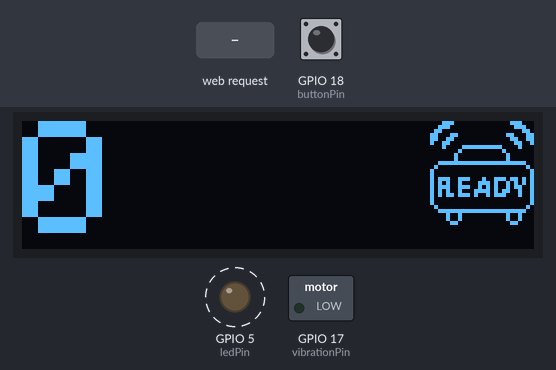
Recording of a sketch running on a simulated ESP32. On the bench: 128×32 one-colour display, switched loads named in the sketch (green lamp = pin HIGH), output pins drawn as LEDs (lit = HIGH). Dashed ring = blinking. The inputs (shaded band) are chosen by the test bench; at power-on: GPIO 18 (buttonPin) HIGH. WiFi joins after 1.5 s; servers stay silent unless stated; EEPROM starts erased; what the sketch prints to the serial monitor is not drawn.

Above: at 2.7 s.
2.8 s: HTTP request GET /alarm-stop received
At 3.47 s:
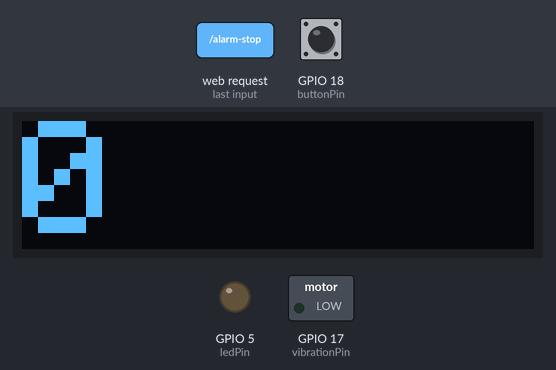
6.1 s: GPIO 18 (buttonPin) pulled LOW for 1 s
7.7 s: GPIO 18 (buttonPin) pulled LOW for 3.2 s
At 12.63 s:
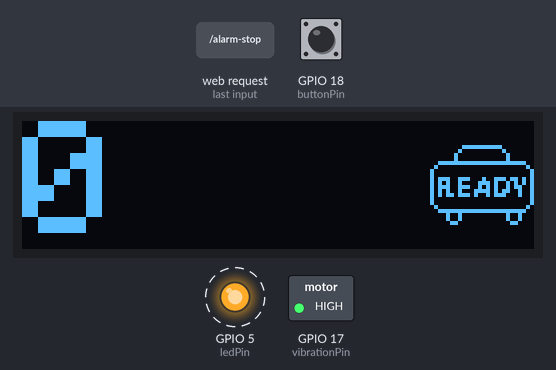
Timing chart, 0 to 15.5 s (numbered marks = the images above; inputs shaded):
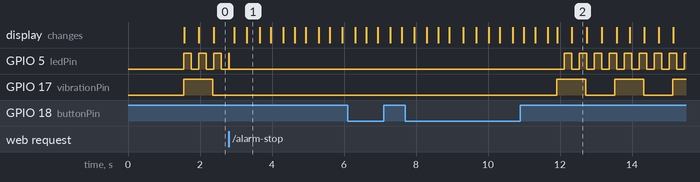

Measured:
- after the input at 2.8 s, GPIO 17 (vibrationPin): stops changing and stays LOW; the display: first changes after 0.15 s (image 1 shows a later state)
- what the display in image 2 shows lasts 0.4 s, from 12.3 s to 12.7 s

The sketch:

CustomerPagerClient.ino
```cpp
// (licence header left out)
#include <EasyButton.h>
#include <SPI.h>
#include <Wire.h>
#include <Adafruit_GFX.h>
#include <Adafruit_SSD1306.h>
#include <WiFiManager.h>
#include <Preferences.h>

// Generell
bool pagerActive = false;
unsigned long currentTime = 0;

// Number
int pagerNumber;
unsigned long currentIdleMoveTime = 0;
unsigned int idleMoveTime = 4000;

// Display
#define SCREEN_WIDTH 128
#define SCREEN_HEIGHT 32
#define OLED_RESET     -1
#define SCREEN_ADDRESS 0x3C
Adafruit_SSD1306 display(SCREEN_WIDTH, SCREEN_HEIGHT, &Wire, OLED_RESET);

// Alarm-Icon
const int alarmIconSwitchTime = 400;
int currentAlarmIconFrame = 0;
unsigned long lastAlarmIconTime = 0;

// Bitmaps converted by http://javl.github.io/image2cpp/
// 'AlarmOn_26x26'
const unsigned char epd_bitmap_AlarmOn_26x26 [] PROGMEM = {
	0x1c, 0x00, 0x0e, 0x00, 0x38, 0x00, 0x07, 0x00, 0x60, 0x00, 0x01, 0x80, 0xc6, 0x00, 0x18, 0xc0,
	0xcc, 0x00, 0x0c, 0xc0, 0x98, 0x00, 0x06, 0x40, 0x10, 0xff, 0xc2, 0x00, 0x01, 0x00, 0x20, 0x00,
	0x02, 0x00, 0x10, 0x00, 0x02, 0x00, 0x10, 0x00, 0x3f, 0xff, 0xff, 0x00, 0x40, 0x00, 0x00, 0x80,
	0x80, 0x00, 0x00, 0x40, 0x80, 0x00, 0x00, 0x40, 0xb9, 0xc4, 0xed, 0x40, 0xa9, 0x0e, 0x95, 0x40,
	0xb9, 0xca, 0x96, 0x40, 0xa9, 0x1e, 0xb2, 0x40, 0xad, 0xd2, 0xe2, 0x40, 0x80, 0x00, 0x00, 0x40,
	0x80, 0x00, 0x00, 0x40, 0x40, 0x00, 0x00, 0x80, 0x3f, 0xff, 0xff, 0x00, 0x09, 0x00, 0x12, 0x00,
	0x09, 0x00, 0x12, 0x00, 0x06, 0x00, 0x0c, 0x00
};
// 'AlarmOff_26x26'
const unsigned char epd_bitmap_AlarmOff_26x26 [] PROGMEM = {
	0x00, 0x00, 0x00, 0x00, 0x00, 0x00, 0x00, 0x00, 0x00, 0x00, 0x00, 0x00, 0x00, 0x00, 0x00, 0x00,
	0x00, 0x00, 0x00, 0x00, 0x00, 0x00, 0x00, 0x00, 0x00, 0xff, 0xc0, 0x00, 0x01, 0x00, 0x20, 0x00,
	0x02, 0x00, 0x10, 0x00, 0x02, 0x00, 0x10, 0x00, 0x3f, 0xff, 0xff, 0x00, 0x40, 0x00, 0x00, 0x80,
	0x80, 0x00, 0x00, 0x40, 0x80, 0x00, 0x00, 0x40, 0xb9, 0xc4, 0xed, 0x40, 0xa9, 0x0e, 0x95, 0x40,
	0xb9, 0xca, 0x96, 0x40, 0xa9, 0x1e, 0xb2, 0x40, 0xad, 0xd2, 0xe2, 0x40, 0x80, 0x00, 0x00, 0x40,
	0x80, 0x00, 0x00, 0x40, 0x40, 0x00, 0x00, 0x80, 0x3f, 0xff, 0xff, 0x00, 0x09, 0x00, 0x12, 0x00,
	0x09, 0x00, 0x12, 0x00, 0x06, 0x00, 0x0c, 0x00
};

// Array of all bitmaps for convenience. (Total bytes used to store images in PROGMEM = 256)
const int epd_bitmap_allArray_LEN = 2;
const unsigned char* epd_bitmap_allArray[2] = {
	epd_bitmap_AlarmOff_26x26,
	epd_bitmap_AlarmOn_26x26
};

// Button - Blue
const int buttonPin = 18;
int buttonWifiManagerPresses = 3;
int buttonWifiManagerTimeout = 1000;
const unsigned long buttonPressTime = 1000;
EasyButton button(buttonPin, 35, true, false);

// LED - Orange
const int ledPin = 5;
const int ledSwitchTime = 200;
bool currentLedState = false;
unsigned long lastLedTime = 0;

// Vibration - Brown
const int vibrationPin = 17;
const int vibrationDelay = 800;
bool currentVibrationState = false;
unsigned long lastVibrationTime = 0;

// Wifi
WiFiManager wm;
int wifiConfigurationPortalTimeout = 60;
char wifiName[32] = "CustomerPager";
char wifiPassword[32] = "password";
char tempPagerNumber[3];
WiFiManagerParameter custom_pager_number("pager_number", "Pager Number", "", 3);

// Webserver
WebServer server(8080);

// Config
Preferences preferences;

void setup() {
  Serial.begin(115200);

  // Default values
  currentTime = millis();
  currentIdleMoveTime = currentTime;
  pagerActive = false;

  // Config
  loadConfig();

  // Display - Yellow/Green
  Wire.begin(23, 19);
  if(!display.begin(SSD1306_SWITCHCAPVCC, SCREEN_ADDRESS)) {
    Serial.println(F("SSD1306 allocation failed"));
    for(;;); // Don't proceed, loop forever
  }
  displayWifiConnection();

  // LED
  pinMode(ledPin, OUTPUT);

  // Vibration
  pinMode(vibrationPin, OUTPUT);

  // Button
  button.begin();
  button.onPressedFor(buttonPressTime, onPressedForDuration);
  button.onSequence(buttonWifiManagerPresses, buttonWifiManagerTimeout, onActivateWifiManager);

  // Wifi
  wifiSetup();
}

void loop() {
  currentTime = millis();

  button.read();
  alarmLoop();
  displayLoop();
  server.handleClient();
}

void loadConfig() {
  preferences.begin("pager-data", true);
  pagerNumber = preferences.getUInt("pagernumber", 0);
  preferences.end();
}

void apiAlarmStart() {
  activateAlarm();
  server.send(200, "text/plain", "Alarm accepted");
}

void apiAlarmStop() {
  deactivateAlarm();
  server.send(200, "text/plain", "Alarm accepted");
}

void wifiSetup() {
  // Add Customparameter and set default value
  wm.addParameter(&custom_pager_number);
  char tmpChar[3];
  itoa(pagerNumber, tmpChar, 10);
  custom_pager_number.setValue(tmpChar, 3);

  // Custom menu
  // Added param for custom configuration
  // Added exit to start loop after configuration
  std::vector<const char *> menu = {"wifi","info","param","close","sep","update","exit"};
  wm.setMenu(menu);

  // Setup Callback
  wm.setSaveParamsCallback(saveWifiParamsCallback);

  // Custom Routes
  //wm.setWebServerCallback(bindServerCallback);

  // Init Wifi
  bool res;
  res = wm.autoConnect(wifiName, wifiPassword);
  if(!res) {
    ESP.restart();
  }

  // Start new Webserver
  Serial.println("Custom Webserver");

  server.on("/alarm-start", apiAlarmStart);
  server.on("/alarm-stop", apiAlarmStop);
  server.begin();
}

void saveWifiParamsCallback () {
  int newPagerNumber = atoi(custom_pager_number.getValue());
  pagerNumber = newPagerNumber;

  preferences.begin("pager-data", false);
  preferences.putUInt("pagernumber", pagerNumber);
  preferences.end();

  wm.stopConfigPortal();
}

void onPressedForDuration() {
  if (pagerActive) {
    deactivateAlarm();
    return;
  }

  activateAlarm();
}

void onActivateWifiManager() {
  displayWifiConnection();
  wm.setConfigPortalTimeout(wifiConfigurationPortalTimeout);
  wm.startConfigPortal(wifiName, wifiPassword);
}

void activateAlarm() {
  pagerActive = true;
  currentVibrationState = true;
  lastVibrationTime = currentTime;
}

void deactivateAlarm() {
  pagerActive = false;
  currentVibrationState = false;
  currentIdleMoveTime = 0;
  currentIdleMoveTime = currentTime;
}

void displayWifiConnection() {
  display.clearDisplay();
  display.setTextSize(1);
  display.setTextColor(SSD1306_WHITE);

  display.setCursor(0, 0);
  display.println("Configure Wifi!");
  display.setCursor(0, 8);
  display.println("Networkname:");
  display.setCursor(0, 16);
  display.println(wifiName);

  display.display();
}

void displayLoop() {
  // Prepare
  display.clearDisplay();
  display.setTextSize(4);
  display.setTextColor(SSD1306_WHITE);

  // Pager number
  int numberPosX = 0;
  int maxPosX = 128 - ((1 + floor(log10(pagerNumber))) * 24);

  // Animate number while idle to prevent burn-in
  if (!pagerActive) {
    unsigned int timeDiff = currentTime - currentIdleMoveTime;

    // Reset if to old
    if (timeDiff > idleMoveTime) {
      currentIdleMoveTime = currentTime;
    }

    // Check direction
    if (timeDiff <= (idleMoveTime / 2)) {
      // Right
      numberPosX = map(timeDiff, 0, (idleMoveTime / 2), 0, maxPosX);
    } else {
      // Left
      numberPosX = map(timeDiff, ((idleMoveTime / 2) + 1), idleMoveTime, maxPosX, 0);
    }
  }

  // Print number on correct position
  display.setCursor(numberPosX, 0);
  display.println(pagerNumber);

  // Alarm Icon
  if (pagerActive) {
    if ((lastAlarmIconTime + alarmIconSwitchTime) < currentTime) {
      currentAlarmIconFrame = (currentAlarmIconFrame == 0) ? 1 : 0;
      lastAlarmIconTime = currentTime;
    }

    display.drawBitmap(102, 0, epd_bitmap_allArray[currentAlarmIconFrame], 26, 26, SSD1306_WHITE);
  }

  // Update display
  display.display();
}

void alarmLoop() {
  if (pagerActive) {
    // Vibration
    if ((lastVibrationTime + vibrationDelay) < currentTime) {
      currentVibrationState = !currentVibrationState;
      lastVibrationTime = currentTime;
    }

    if (currentVibrationState) {
      digitalWrite(vibrationPin, HIGH);
    } else {
      digitalWrite(vibrationPin, LOW);
    }

    // LED
    if ((lastLedTime + ledSwitchTime) < currentTime) {
      currentLedState = !currentLedState;
      lastLedTime = currentTime;
    }

    if (currentLedState) {
      digitalWrite(ledPin, HIGH);
    } else {
      digitalWrite(ledPin, LOW);
    }
  } else {
    // Vibration Off
    digitalWrite(vibrationPin, LOW);

    // LED Off
    digitalWrite(ledPin, LOW);
  }
}
```
